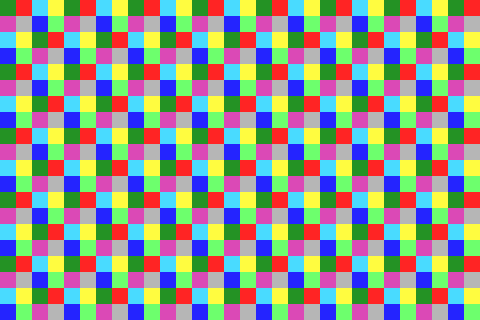

A 2D game scene composited from a Tiled map and its tileset images. What follows is a short description and the map's XML, with every tile layer's data as written:
An orthogonal 30x20 tile map with 16x16 px tiles, 1 tile layer (Tile Layer 1).

<map version="1.10" tiledversion="1.10.2" orientation="orthogonal" renderorder="right-down" width="30" height="20" tilewidth="16" tileheight="16" infinite="0" nextlayerid="2" nextobjectid="1">
 <tileset firstgid="1" source="sample-tilemap.tsx" />
 <layer id="1" name="Tile Layer 1" width="30" height="20">
  <data encoding="csv">
1,2,3,4,1,2,3,4,1,2,3,4,1,2,3,4,1,2,3,4,1,2,3,4,1,2,3,4,1,2,
5,6,7,8,5,6,7,8,5,6,7,8,5,6,7,8,5,6,7,8,5,6,7,8,5,6,7,8,5,6,
3,4,1,2,3,4,1,2,3,4,1,2,3,4,1,2,3,4,1,2,3,4,1,2,3,4,1,2,3,4,
7,8,5,6,7,8,5,6,7,8,5,6,7,8,5,6,7,8,5,6,7,8,5,6,7,8,5,6,7,8,
1,2,3,4,1,2,3,4,1,2,3,4,1,2,3,4,1,2,3,4,1,2,3,4,1,2,3,4,1,2,
5,6,7,8,5,6,7,8,5,6,7,8,5,6,7,8,5,6,7,8,5,6,7,8,5,6,7,8,5,6,
3,4,1,2,3,4,1,2,3,4,1,2,3,4,1,2,3,4,1,2,3,4,1,2,3,4,1,2,3,4,
7,8,5,6,7,8,5,6,7,8,5,6,7,8,5,6,7,8,5,6,7,8,5,6,7,8,5,6,7,8,
1,2,3,4,1,2,3,4,1,2,3,4,1,2,3,4,1,2,3,4,1,2,3,4,1,2,3,4,1,2,
5,6,7,8,5,6,7,8,5,6,7,8,5,6,7,8,5,6,7,8,5,6,7,8,5,6,7,8,5,6,
3,4,1,2,3,4,1,2,3,4,1,2,3,4,1,2,3,4,1,2,3,4,1,2,3,4,1,2,3,4,
7,8,5,6,7,8,5,6,7,8,5,6,7,8,5,6,7,8,5,6,7,8,5,6,7,8,5,6,7,8,
1,2,3,4,1,2,3,4,1,2,3,4,1,2,3,4,1,2,3,4,1,2,3,4,1,2,3,4,1,2,
5,6,7,8,5,6,7,8,5,6,7,8,5,6,7,8,5,6,7,8,5,6,7,8,5,6,7,8,5,6,
3,4,1,2,3,4,1,2,3,4,1,2,3,4,1,2,3,4,1,2,3,4,1,2,3,4,1,2,3,4,
7,8,5,6,7,8,5,6,7,8,5,6,7,8,5,6,7,8,5,6,7,8,5,6,7,8,5,6,7,8,
1,2,3,4,1,2,3,4,1,2,3,4,1,2,3,4,1,2,3,4,1,2,3,4,1,2,3,4,1,2,
5,6,7,8,5,6,7,8,5,6,7,8,5,6,7,8,5,6,7,8,5,6,7,8,5,6,7,8,5,6,
3,4,1,2,3,4,1,2,3,4,1,2,3,4,1,2,3,4,1,2,3,4,1,2,3,4,1,2,3,4,
7,8,5,6,7,8,5,6,7,8,5,6,7,8,5,6,7,8,5,6,7,8,5,6,7,8,5,6,7,8
</data>
 </layer>
</map>